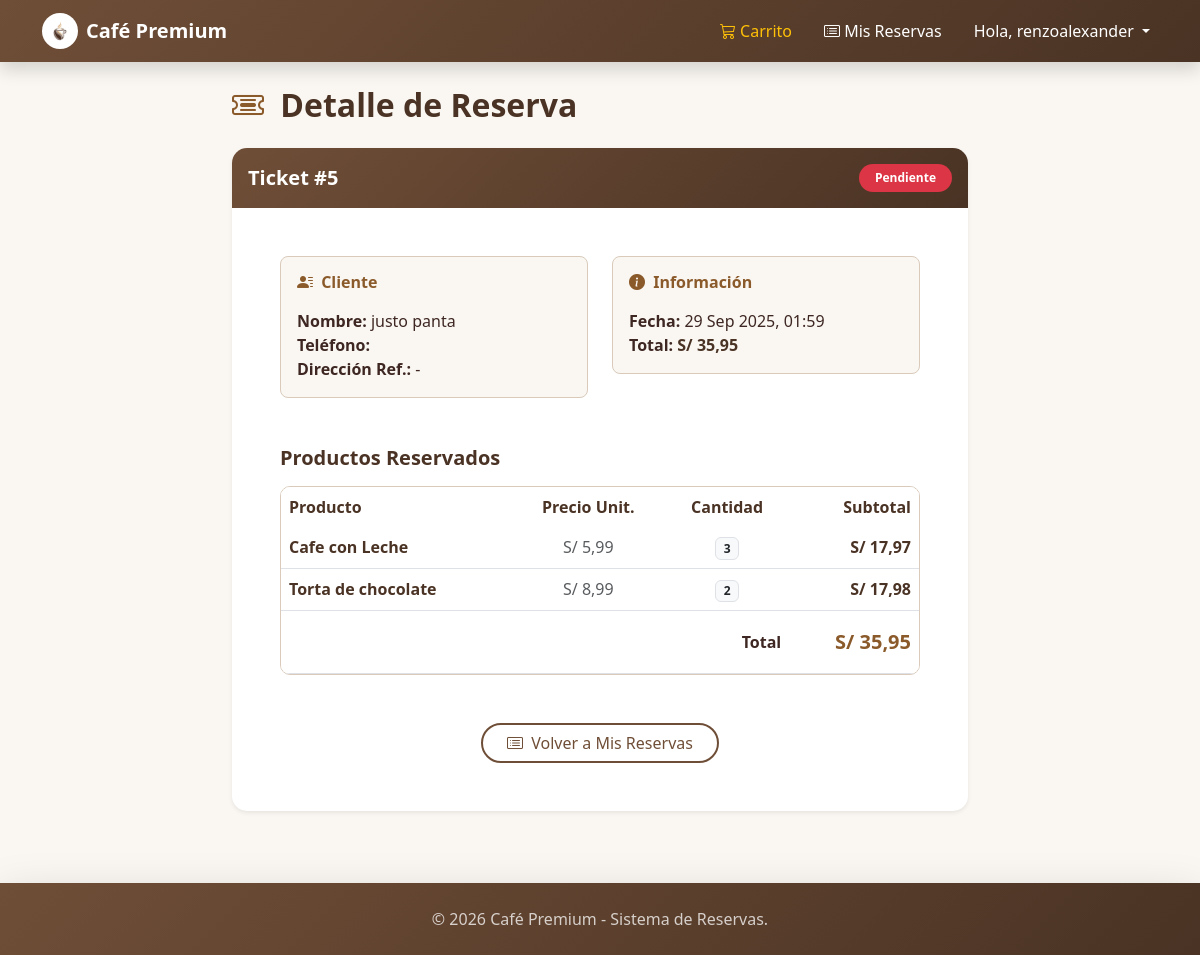
The app's page /orders/5/ (signed in) with its own data.
### orders/models.py (models this page shows, shortened)
class Order(models.Model):
    STATUS_CHOICES = (
        ('Pendiente', 'Pendiente'),
        ('Listo', 'Listo para recoger'),
        ('Entregado', 'Entregado'),
        ('Cancelado', 'Cancelado'),
    )
    first_name = models.CharField(max_length=100)
    last_name = models.CharField(max_length=100)
    email = models.EmailField()
    phone = models.CharField(max_length=20, blank=True)
    reference_address = models.CharField(max_length=250, blank=True)
    created = models.DateTimeField(auto_now_add=True)
    status = models.CharField(max_length=20, choices=STATUS_CHOICES, default='Pendiente')
    user = models.ForeignKey(settings.AUTH_USER_MODEL, on_delete=models.SET_NULL, null=True, blank=True)
    class Meta:
        ordering = ['-created']
        indexes = [
            models.Index(fields=['-created'])
        ]
    def get_total_cost(self):
        return sum(item.get_cost() for item in self.items.all())

class OrderItem(models.Model):
    order = models.ForeignKey(Order, related_name='items', on_delete=models.CASCADE)
    product = models.ForeignKey(Product, related_name='order_items', on_delete=models.CASCADE)
    price = models.DecimalField(max_digits=5,
                                decimal_places=2)
    quantity = models.PositiveIntegerField(default=1)
    def get_cost(self):
        return self.price * self.quantity

### mitienda/models.py (models this page shows, shortened)
class Product(models.Model):
    category = models.ForeignKey(Category,
                                 related_name='products',
                                 on_delete=models.CASCADE)
    name = models.CharField(max_length=200)
    slug = models.SlugField(max_length=200)
    image = models.ImageField(upload_to='',
                              blank=True)
    description = models.TextField(blank=True)
    price = models.DecimalField(max_digits=5,
                                decimal_places=2)
    stock = models.PositiveIntegerField(default=0)
    available = models.BooleanField(default=True)
    created = models.DateTimeField(auto_now=True)
    updated = models.DateTimeField(auto_now_add=True)
    class Meta:
        ordering = ['name']

### orders/views.py (the view)
# urls.py: path('<int:order_id>/', views.order_detail, name='order_detail'),
@login_required
def order_detail(request, order_id):
    order = get_object_or_404(Order, id=order_id, user=request.user)
    return render(request, 'orders/detail.html', {'order': order})

### orders/templates/orders/detail.html (shortened to what this page needs)
{% extends "base.html" %}
{% block content %}
<div class="row justify-content-center mt-4 mb-5">
    <div class="col-md-8">
        <h2 class="fw-bold mb-4" style="color: var(--coffee-dark);"><i class="bi bi-ticket-detailed me-2" style="color: var(--caramel);"></i> Detalle de Reserva</h2>
        <div class="card border-0 shadow-sm mb-4" style="border-radius: 15px; overflow: hidden;">
            <div class="card-header border-0 text-white py-3 d-flex justify-content-between align-items-center" style="background: linear-gradient(135deg, var(--coffee-light) 0%, var(--coffee-dark) 100%);">
                <h5 class="mb-0 fw-bold">Ticket #{{ order.id }}</h5>
                <span class="badge rounded-pill px-3 py-2" style="{% if order.status == 'pendiente' %}background-color: var(--caramel); color: white;{% elif order.status == 'listo' %}background-color: #198754; color: white;{% elif order.status == 'entregado' %}background-color: #0dcaf0; color: #000;{% else %}background-color: #dc3545; color: white;{% endif %}">
                    {{ order.get_status_display }}
                </span>
            </div>
            <div class="card-body p-4 p-md-5">
                <div class="row mb-5">
                    <div class="col-sm-6 mb-4 mb-sm-0">
                        <div class="p-3 rounded-3" style="background-color: var(--cream-bg); border: 1px solid var(--border-color);">
                            <h6 class="mb-3 fw-bold" style="color: var(--caramel);"><i class="bi bi-person-lines-fill me-1"></i> Cliente</h6>
                            <div style="color: var(--text-dark);"><strong>Nombre:</strong> {{ order.first_name }} {{ order.last_name }}</div>
                            <div style="color: var(--text-dark);"><strong>Teléfono:</strong> {{ order.phone }}</div>
                            <div style="color: var(--text-dark);"><strong>Dirección Ref.:</strong> {{ order.reference_address|default:"-" }}</div>
                        </div>
                    </div>
                    <div class="col-sm-6">
                        <div class="p-3 rounded-3" style="background-color: var(--cream-bg); border: 1px solid var(--border-color);">
                            <h6 class="mb-3 fw-bold" style="color: var(--caramel);"><i class="bi bi-info-circle-fill me-1"></i> Información</h6>
                            <div style="color: var(--text-dark);"><strong>Fecha:</strong> {{ order.created|date:"d M Y, H:i" }}</div>
                            <div style="color: var(--text-dark);"><strong>Total:</strong> <span class="fw-bold" style="color: var(--coffee-dark);">S/ {{ order.get_total_cost|floatformat:2 }}</span></div>
                        </div>
                    </div>
                </div>
                <h5 class="fw-bold mb-3" style="color: var(--coffee-dark);">Productos Reservados</h5>
                <div class="table-responsive" style="border-radius: 10px; border: 1px solid var(--border-color); overflow: hidden;">
                    <table class="table table-hover mb-0 align-middle">
                        <thead style="background-color: var(--cream-bg);">
                            <tr>
                                <th class="border-0" style="color: var(--coffee-dark);">Producto</th>
                                <th class="border-0 text-center" style="color: var(--coffee-dark);">Precio Unit.</th>
                                <th class="border-0 text-center" style="color: var(--coffee-dark);">Cantidad</th>
                                <th class="border-0 text-end" style="color: var(--coffee-dark);">Subtotal</th>
                            </tr>
                        </thead>
                        <tbody>
                            {% for item in order.items.all %}
                            <tr>
                                <td class="fw-bold" style="color: var(--coffee-dark);">{{ item.product.name }}</td>
                                <td class="text-center text-muted">S/ {{ item.price|floatformat:2 }}</td>
                                <td class="text-center"><span class="badge bg-light text-dark border">{{ item.quantity }}</span></td>
                                <td class="text-end fw-bold" style="color: var(--coffee-dark);">S/ {{ item.get_cost|floatformat:2 }}</td>
                            </tr>
                            {% endfor %}
                        </tbody>
                        <tfoot style="background-color: var(--cream-bg);">
                            <tr class="fw-bold">
                                <td colspan="3" class="text-end pt-3 pb-3" style="color: var(--text-dark);">Total</td>
                                <td class="text-end pt-3 pb-3" style="color: var(--caramel); font-size: 1.25rem;">S/ {{ order.get_total_cost|floatformat:2 }}</td>
                            </tr>
                        </tfoot>
                    </table>
                </div>
                <div class="mt-5 text-center">
                    <a href="{% url 'history' %}" class="btn btn-secondary rounded-pill px-4">
                        <i class="bi bi-card-list me-1"></i> Volver a Mis Reservas
                    </a>
                </div>
            </div>
        </div>
    </div>
</div>
{% endblock %}

### templates/base.html (shortened to what this page needs)
{% load static %}
<!DOCTYPE html>
<html lang="es">
<head>
    <link href="https://cdn.jsdelivr.net/npm/bootstrap@5.3.3/dist/css/bootstrap.min.css" rel="stylesheet">
    <link rel="stylesheet" href="https://cdn.jsdelivr.net/npm/bootstrap-icons@1.11.3/font/bootstrap-icons.min.css">
</head>
<body>
    <nav class="navbar navbar-expand-lg navbar-dark navbar-custom sticky-top shadow">
        <div class="container">
            <a class="navbar-brand fw-bold d-flex align-items-center" href="{% url 'tienda:product_list' %}">
                <img src="/media/logo.png" alt="Logo" width="36" height="36" class="me-2 rounded-circle bg-white p-1">
                Café Premium
            </a>
            <div class="collapse navbar-collapse" id="navbarNav">
                <ul class="navbar-nav ms-auto align-items-center">
                    <li class="nav-item me-3">
                        <a class="nav-link text-warning" href="{% url 'cart:cart_detail' %}">
                            <i class="bi bi-cart3"></i> Carrito
                        </a>
                    </li>
                    {% if request.user.is_authenticated %}
                    <li class="nav-item me-3">
                        <a class="nav-link text-white" href="{% url 'history' %}">
                            <i class="bi bi-card-list"></i> Mis Reservas
                        </a>
                    </li>
                    <li class="nav-item dropdown">
                        <a class="nav-link dropdown-toggle text-white" href="#" id="navbarDropdown" role="button" data-bs-toggle="dropdown" aria-expanded="false">
                            Hola, {{ request.user.first_name|default:request.user.username }}
                        </a>
                    </li>
                    {% endif %}
                </ul>
            </div>
        </div>
    </nav>
    <div class="container mt-4 mb-5">
        {% block content %}
        {% endblock %}
    </div>
    <footer class="navbar-custom text-white text-center py-4 mt-auto shadow-lg">
        <div class="container">
            <p class="mb-0 opacity-75">&copy; {% now "Y" %} Café Premium - Sistema de Reservas.</p>
        </div>
    </footer>
</body>
</html>

### templates/base.html (style rules this page uses)
:root { --coffee-dark: #4a3324; --coffee-light: #6f4e37; --caramel: #8b5a2b; --cream-bg: #faf7f2; --cream-card: #ffffff; --border-color: #d9caba; --text-dark: #3e2723; --text-muted: #8b7355; }
body { background-color: var(--cream-bg) !important; color: var(--text-dark); font-family: 'Segoe UI', system-ui, -apple-system, sans-serif; }
.btn-secondary { background-color: transparent !important; border: 2px solid var(--coffee-light) !important; color: var(--coffee-light) !important; transition: all 0.3s; }
.card { border-radius: 12px; border: 1px solid var(--border-color); background-color: var(--cream-card); box-shadow: 0 8px 24px rgba(111, 78, 55, 0.08); transition: transform 0.2s, box-shadow 0.2s; }
.navbar-custom { background: linear-gradient(135deg, var(--coffee-light) 0%, var(--coffee-dark) 100%); }

### records on screen
Order: id "5", status "Pendiente", first_name "justo", last_name "panta", reference_address "-", created "29 Sep 2025, 01:59", get_total_cost "35,95"
OrderItem: product.name "Cafe con Leche", price "5,99", quantity "3", get_cost "17,97"
OrderItem: product.name "Torta de chocolate", price "8,99", quantity "2", get_cost "17,98"

### other values on screen
{{ request.user.first_name|default:request.user.username }} "renzoalexander"
